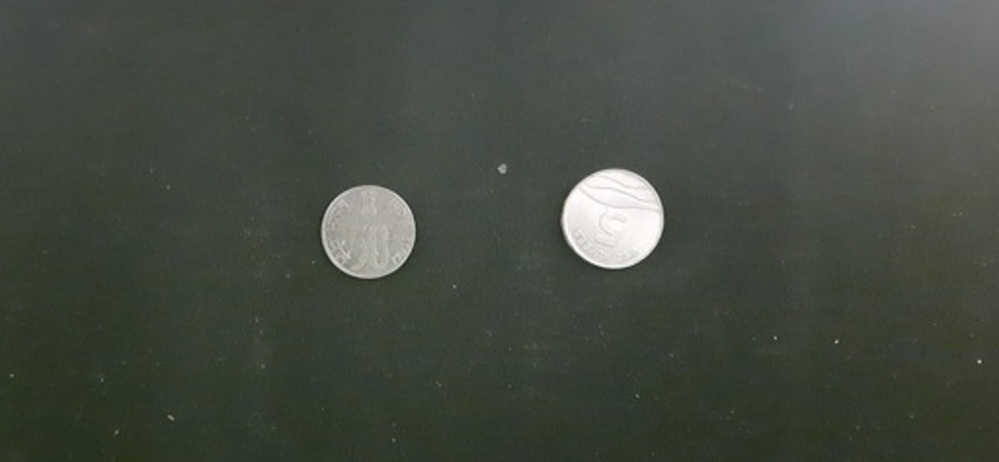
#> input picture 5.jpg, 999 x 462 px
$ jupyter execute WEEK_3.ipynb   (older library calls are emulated)
#> lines starting #> are read from the running program, lines starting #| are printed output that depends on the picture; after the words box and inside, x2 and y2 are one past the last pixel; in counts of white or black regions, pixels touching at a corner belong together
[cell 1]
from scipy.spatial import distance as dist
from imutils import perspective
from imutils import contours
import numpy as np
import argparse
import imutils
import cv2

[cell 2]
def midpoint(ptA, ptB):
    return ((ptA[0] + ptB[0]) * 0.5, (ptA[1] + ptB[1]) * 0.5)

[cell 3]
image = cv2.imread('5.jpg')
#> image is the input picture: shape (462, 999, 3); mean B, G, R 65.4, 74.9, 68.7
gray = cv2.cvtColor(image, cv2.COLOR_BGR2GRAY)
gray = cv2.GaussianBlur(gray, (7, 7), 0)

[cell 4]
edged = cv2.Canny(gray, 50, 100)
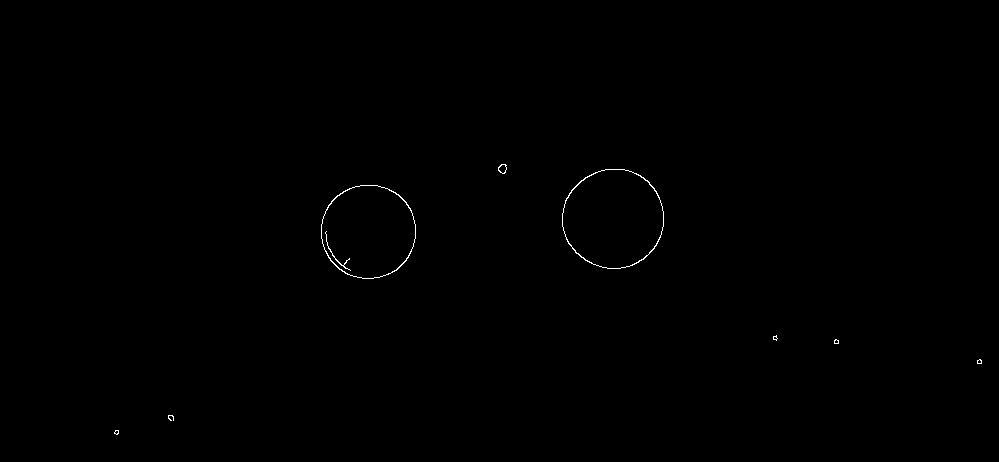
#> edged: shape (462, 999); 0.19% white in thin lines or dots, all inside (x1, y1, x2, y2) = (114, 164, 982, 435)
edged = cv2.dilate(edged, None, iterations=1)
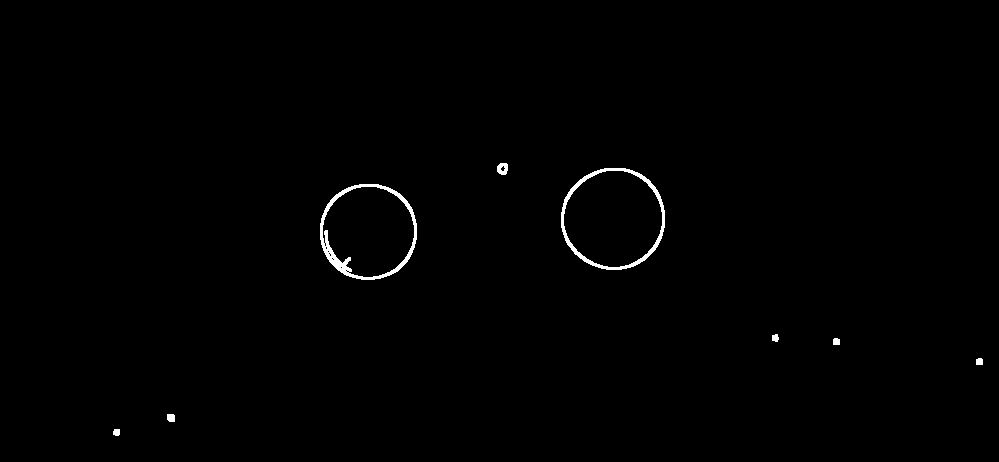
#> edged: shape (462, 999); 0.61% white; 8 white regions, largest, box (x1, y1, x2, y2) and area: (320, 184, 417, 280) 1321, (561, 168, 665, 270) 1168, (497, 163, 508, 175) 101
edged = cv2.erode(edged, None, iterations=1)

[cell 5]
cnts = cv2.findContours(edged.copy(), cv2.RETR_EXTERNAL,
                        cv2.CHAIN_APPROX_SIMPLE)
#> cnts = 8 contours, 4 with area under 20; largest, box (x1, y1, x2, y2) and area: (562, 169, 664, 269) 7910, (321, 185, 416, 279) 6968, (498, 164, 507, 174) 58, (168, 415, 174, 421) 22
cnts = imutils.grab_contours(cnts)

[cell 6]
(cnts, _) = contours.sort_contours(cnts)
colors = ((40, 255, 19), (253, 239, 239), (200, 149, 149), (185, 128, 240),
          (255, 0, 255))
refObj = None

[cell 7]
for c in cnts:
    if cv2.contourArea(c) < 100:
        continue
    box = cv2.minAreaRect(c)
    box = cv2.cv.BoxPoints(box) if imutils.is_cv2() else cv2.boxPoints(box)
    box = np.array(box, dtype="int")
    box = perspective.order_points(box)
    cX = np.average(box[:, 0])
    cY = np.average(box[:, 1])
    if refObj is None:
        (tl, tr, br, bl) = box
        (tlblX, tlblY) = midpoint(tl, bl)
        (trbrX, trbrY) = midpoint(tr, br)
        D = dist.euclidean((tlblX, tlblY), (trbrX, trbrY))
        refObj = (box, (cX, cY), D / 70)
        continue
    orig = image.copy()
    cv2.drawContours(orig, [box.astype("int")], -1, (0, 255, 0), 2)
    cv2.drawContours(orig, [refObj[0].astype("int")], -1, (0, 255, 0), 2)
    refCoords = np.vstack([refObj[0], refObj[1]])
    objCoords = np.vstack([box, (cX, cY)])
#> this loop made 8 passes
#> (cX, cY, tl, tr, br, bl, tlblX, tlblY) on pass 3: (368, 231.5, [321, 185], [415, 185], [415, 278], [321, 278], 321, 231.5)
#> (box, cX, cY) on pass 5: ([[562, 169], [663, 169], [663, 268], [562, 268]], 612.5, 218.5)
#> after the loop, D = 94; tlblX = 321; tlblY = 231.5; trbrX = 415; trbrY = 231.5

[cell 8]
for ((xA, yA), (xB, yB), color) in zip(refCoords, objCoords, colors):
        cv2.circle(orig, (int(xA), int(yA)), 5, color, -1)
        cv2.circle(orig, (int(xB), int(yB)), 5, color, -1)
        cv2.line(orig, (int(xA), int(yA)), (int(xB), int(yB)),
                 color, 2)
        D = dist.euclidean((xA, yA), (xB, yB)) / refObj[2]
        (mX, mY) = midpoint((xA, yA), (xB, yB))
        cv2.putText(orig, "{:.1f}mm".format(D), (int(mX), int(mY - 10)),
                    cv2.FONT_HERSHEY_SIMPLEX, 0.55, color, 2)
        cv2.resizeWindow("win_name", 200, 200)
        cv2.imshow("Image", orig)
        cv2.waitKey(0)
        filename = 'savedImage.jpg'
        cv2.imwrite(filename, orig)
#> this loop made 5 passes
#> (xA, yA, xB, yB, color, D, mX, mY) on passes 1 to 5: (321, 185, 562, 169, (40, 255, 19), 179.9, 441.5, 177), (415, 185, 663, 169, (253, 239, 239), 185.1, 539, 177), (415, 278, 663, 268, (200, 149, 149), 184.8, 539, 273), (321, 278, 562, 268, (185, 128, 240), 179.6, 441.5, 273), (368, 231.5, 612.5, 218.5, (255, 0, 255), 182.3, 490.2, 225)
#> pass 1, `cv2.imshow("Image", orig)`:
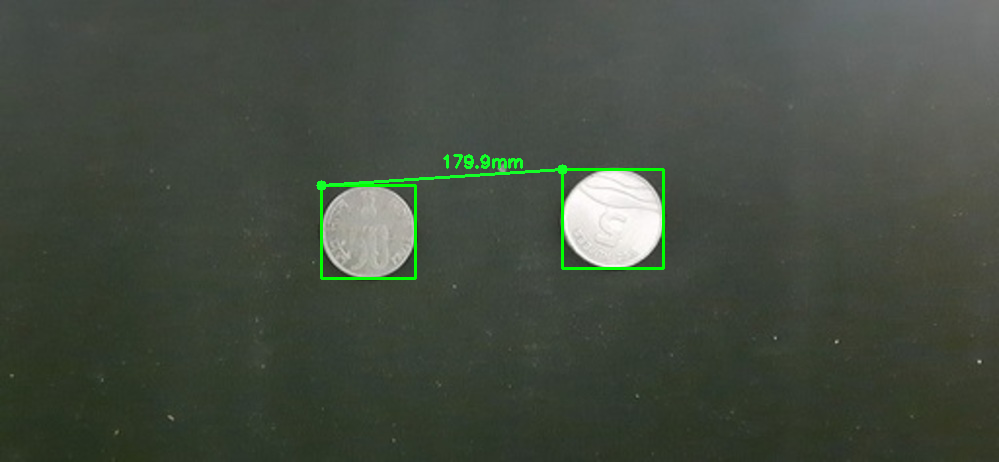
#> window 'Image': shape (462, 999, 3); mean B, G, R 65, 76.2, 68.2
#> pass 2, `cv2.imshow("Image", orig)`:
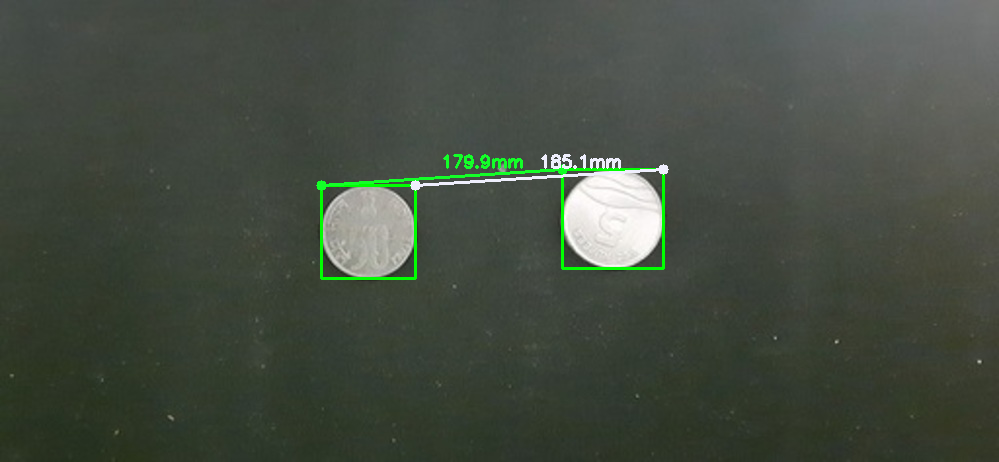
#> window 'Image': shape (462, 999, 3); mean B, G, R 65.5, 76.6, 68.7
#> after the loop:
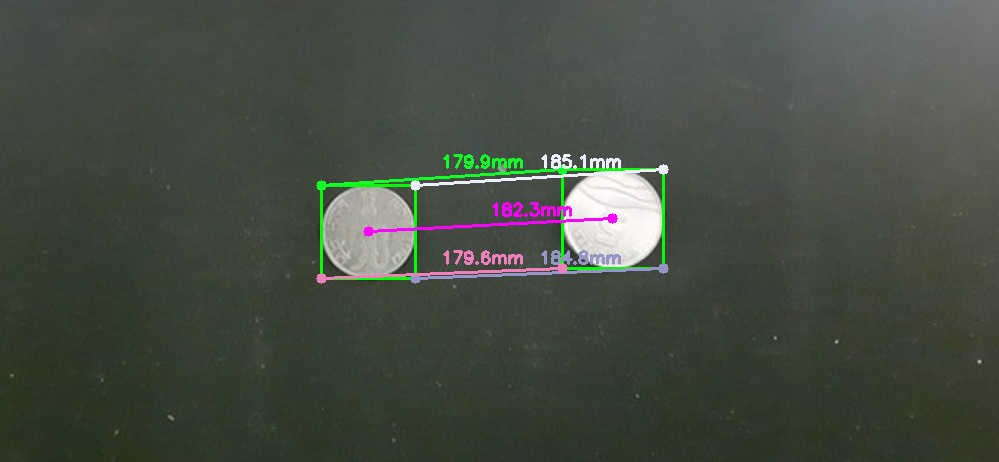
#> orig: shape (462, 999, 3); mean B, G, R 66.7, 76.4, 69.8

cv2.destroyAllWindows()
